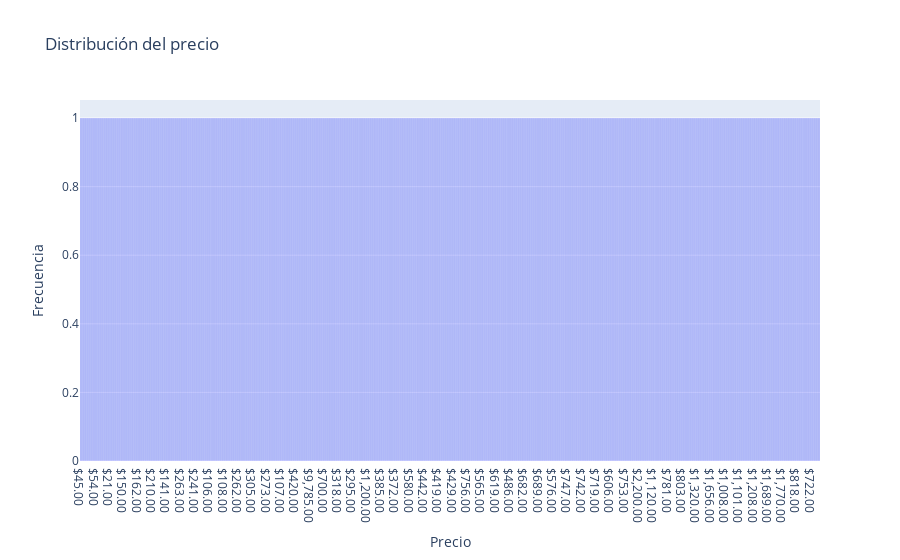

Source (notebook cell):
### Code cell
data = [
    go.Histogram(
        x = df_calendar['price'].unique(),
        opacity=0.6,
        name = "Precio"
    )
]

layout = go.Layout(title = "Distribución del precio", xaxis_title = "Precio", yaxis_title = "Frecuencia",
                   barmode = "overlay")

fig = go.Figure(data = data, layout = layout)

fig.show()

### Figure 1 — Plotly figure (JSON) as saved in the notebook; plotly's stock layout.template omitted (floating-point values rounded to 4 significant figures; data arrays with more than 128 entries replaced by an {"elided": "..."} marker saying what was removed)
{"data": [{"name": "Precio", "opacity": 0.6, "type": "histogram", "x": {"elided": "1086 str values"}}], "layout": {"barmode": "overlay", "title": {"text": "Distribución del precio"}, "xaxis": {"title": {"text": "Precio"}}, "yaxis": {"title": {"text": "Frecuencia"}}}}
